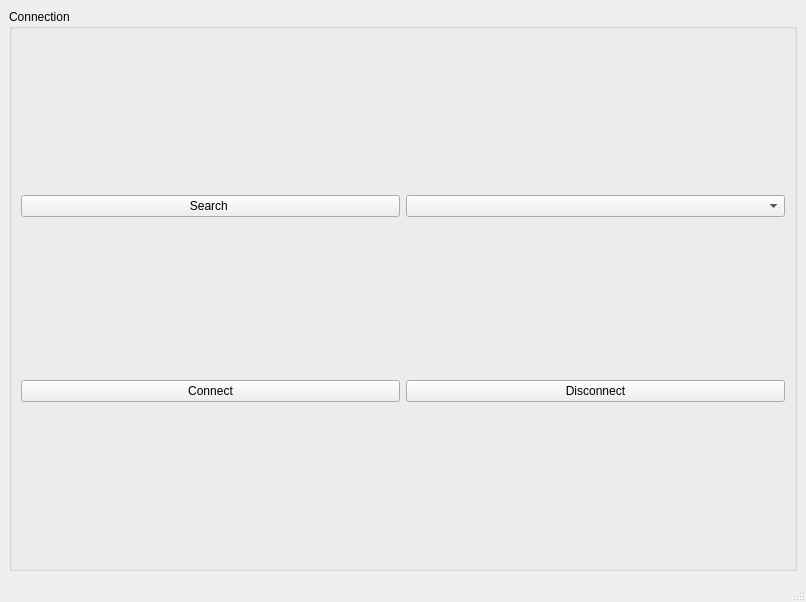
<?xml version="1.0" encoding="UTF-8"?>
<ui version="4.0">
 <class>MainWindow</class>
 <widget class="QMainWindow" name="MainWindow">
  <property name="geometry">
   <rect>
    <x>0</x>
    <y>0</y>
    <width>806</width>
    <height>602</height>
   </rect>
  </property>
  <property name="windowTitle">
   <string>MainWindow</string>
  </property>
  <widget class="QWidget" name="centralwidget">
   <layout class="QGridLayout" name="gridLayout">
    <item row="0" column="0">
     <widget class="QGroupBox" name="ConnectionGroupBox">
      <property name="title">
       <string>Connection</string>
      </property>
      <layout class="QGridLayout" name="gridLayout_2">
       <item row="0" column="0">
        <widget class="QPushButton" name="SearchDevicePushButton">
         <property name="text">
          <string>Search </string>
         </property>
        </widget>
       </item>
       <item row="1" column="0">
        <widget class="QPushButton" name="ConnectPushButton">
         <property name="text">
          <string>Connect</string>
         </property>
        </widget>
       </item>
       <item row="1" column="1">
        <widget class="QPushButton" name="DisconnectPushButton">
         <property name="text">
          <string>Disconnect</string>
         </property>
        </widget>
       </item>
       <item row="0" column="1">
        <widget class="QComboBox" name="DevicesComboBox"/>
       </item>
      </layout>
     </widget>
    </item>
   </layout>
  </widget>
  <widget class="QMenuBar" name="menubar">
   <property name="geometry">
    <rect>
     <x>0</x>
     <y>0</y>
     <width>806</width>
     <height>20</height>
    </rect>
   </property>
  </widget>
  <widget class="QStatusBar" name="statusbar"/>
 </widget>
 <resources/>
 <connections/>
</ui>
